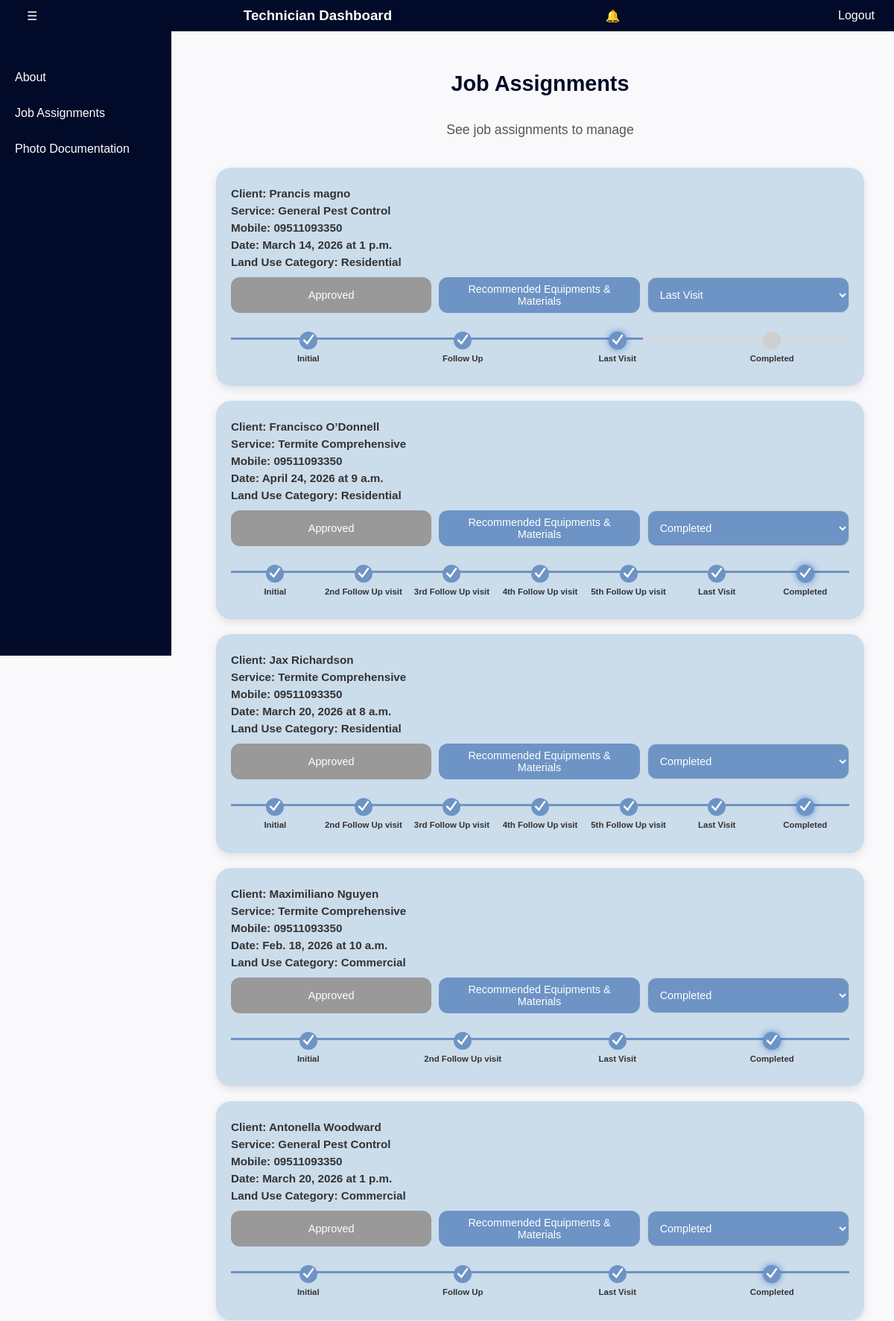
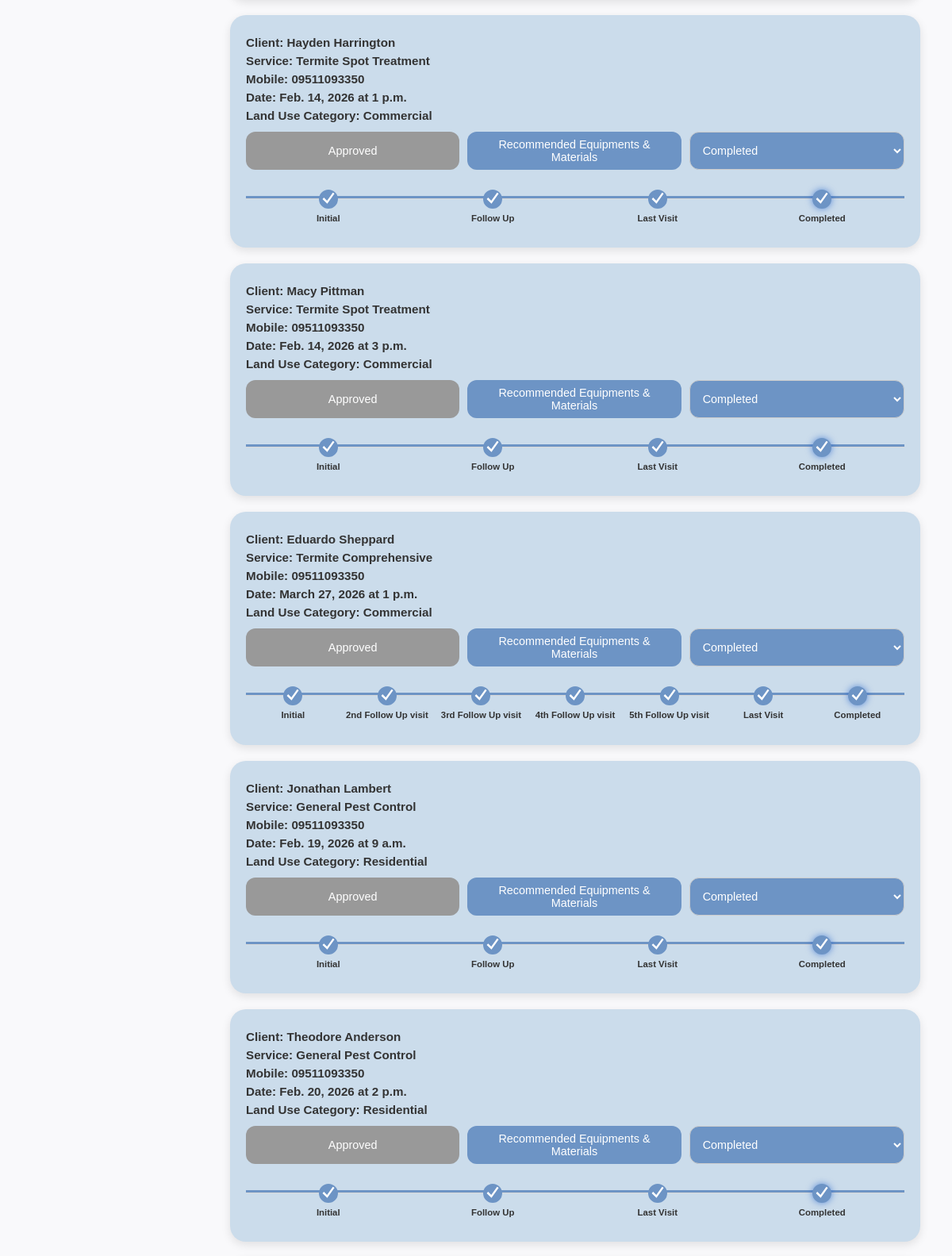
The app's page /verification-route/ (signed in, upper part) with its own data (2 pictures, top to bottom).
### services/models.py (models this page shows, shortened)
class VerificationAssignment(models.Model):
    technician = models.ForeignKey(settings.AUTH_USER_MODEL, on_delete=models.CASCADE)
    appointment = models.ForeignKey(Appointment, on_delete=models.CASCADE, null=True, blank=True)
    assigned_at = models.DateTimeField(auto_now_add=True)
    approval_status = models.CharField(
        max_length=10,
        choices=[('pending', 'pending'), ('approved', 'approved')],
        default='pending'
    )
    progress_status = models.CharField(
        max_length=50,
        blank=True,
        null=True
    )
    inventory_updated = models.BooleanField(default=False)

class Appointment(models.Model):
    user = models.ForeignKey(settings.AUTH_USER_MODEL, on_delete=models.CASCADE, related_name="appointments", null=True, blank=True)
    created_at = models.DateTimeField(auto_now_add=True)
    STATUS_CHOICES = [
        ('Pending', 'Pending'),
        ('Done', 'Done'),
    ]
    client_name = models.CharField(max_length=100)
    client_address = models.TextField()
    land_use_category = models.CharField(
        max_length=50,
        choices=[
            ("Industrial", "Industrial"),
            ("Residential", "Residential"),
            ("Institutional", "Institutional"),
            ("Commercial", "Commercial"),
        ],
        default="Residential"
    )
    email = models.EmailField()
    mobile = models.CharField(max_length=15)
    job_location = models.CharField(max_length=255, blank=True, null=True)
    municipality = models.CharField(max_length=100, blank=True)
    barangay = models.CharField(max_length=100)
    street = models.CharField(max_length=100, blank=True)
    house_number = models.CharField(max_length=50, blank=True)
    total_area = models.DecimalField(max_digits=10, decimal_places=2, null=True, blank=True)
    service = models.CharField(max_length=100)
    date = models.DateField()
    time = models.TimeField()
    contract_period = models.CharField(max_length=100, blank=True)
    payment_method = models.CharField(max_length=50)
    receipt = models.ImageField(upload_to="receipts/", blank=True, null=True)
    estimated_price = models.DecimalField(max_digits=10, decimal_places=2, null=True, blank=True)  # ✅ NEW FIELD
    created_at = models.DateTimeField(auto_now_add=True)
    status = models.CharField(
        max_length=20,
        choices=[("pending", "Pending"), ("in-progress", "In Progress"), ("completed", "Completed")],
        default='Pending'
    )

### services/views.py (the view)
# urls.py: path('verification-route/', views.verification_route, name='verification_route'),
@login_required
@user_passes_test(lambda u: u.is_technician)
def verification_route(request):
    highlight_id = request.GET.get('highlight_id')
    assignments = VerificationAssignment.objects.select_related('technician', 'appointment') \
        .filter(technician=request.user).order_by('-assigned_at')
    return render(request, 'technician_pages/verification_route.html', {
        'assignments': assignments,
        'highlight_id': highlight_id
    })

### services/templates/technician_pages/verification_route.html (shortened to what this page needs)
{% extends 'technician_pages/technician_dashboard.html' %}
{% block content %}
<h1 class="page-title">Job Assignments</h1>
<p class="subtitle">See job assignments to manage</p>
{% if assignments %}
<div class="bubble-container">
  {% for assignment in assignments %}
  <div class="assignment-bubble" id="row-{{ assignment.appointment.id }}"
      style="
        {% if assignment.approval_status == 'approved' %} background-color:#CBDCEB; font-weight:bold;
        {% elif assignment.progress_status %} background-color:#e2e3f3; font-weight:bold;
        {% endif %}
      "
      >
    <div class="bubble-content">
      <p><strong>Client:</strong> {{ assignment.appointment.client_name }}</p>
      <p><strong>Service:</strong> {{ assignment.appointment.service }}</p>
      <p><strong>Mobile:</strong> {{ assignment.appointment.mobile }}</p>
      <p><strong>Date:</strong> {{ assignment.appointment.date }} at {{ assignment.appointment.time }}</p>
      <p><strong>Land Use Category:</strong> {{ assignment.appointment.land_use_category }}</p>
    </div>
    <div class="bubble-actions">
      <button class="approve-btn" data-id="{{ assignment.id }}"
              {% if assignment.approval_status == "approved" %}disabled{% endif %}>
          {% if assignment.approval_status == "approved" %}Approved{% else %}Approve{% endif %}
      </button>
      <button class="equip-btn" data-id="{{ assignment.id }}">Recommended Equipments & Materials</button>
      <select class="category-select" data-id="{{ assignment.id }}"
              {% if assignment.approval_status == "pending" %}disabled{% endif %}>
          {% if assignment.appointment.service == "General Pest Control" %}
            <option value="Last Visit" {% if assignment.progress_status == "Last Visit" %}selected{% endif %}>Last Visit</option>
            <option value="Completed" {% if assignment.progress_status == "Completed" %}selected{% endif %}>Completed</option>
          {% elif assignment.appointment.service == "Termite Comprehensive" %}
            {% if "1" in assignment.appointment.contract_period|lower %}
              <option value="Completed" {% if assignment.progress_status == "Completed" %}selected{% endif %}>Completed</option>
            {% elif "2" in assignment.appointment.contract_period|lower %}
              <option value="Completed" {% if assignment.progress_status == "Completed" %}selected{% endif %}>Completed</option>
            {% endif %}
          {% elif assignment.appointment.service == "Termite Spot Treatment" %}
            <option value="Completed" {% if assignment.progress_status == "Completed" %}selected{% endif %}>Completed</option>
          {% endif %}
      </select>
      </div>
    <div class="progress-tracker" id="progress-{{ assignment.id }}">
      {% if assignment.appointment.service == "General Pest Control" %}
        <div class="step" data-step="Initial Visit">
          <span class="dot"><svg class="checkmark" viewBox="0 0 24 24"><path d="M4 12l6 6 10-14" stroke-width="3" fill="none"/></svg>
          </span> <p>Initial</p></div>
        <div class="step" data-step="Follow Up Visit">
          <span class="dot"><svg class="checkmark" viewBox="0 0 24 24"><path d="M4 12l6 6 10-14" stroke-width="3" fill="none"/></svg>
          </span><p>Follow Up</p></div>
        <div class="step" data-step="Last Visit">
          <span class="dot"><svg class="checkmark" viewBox="0 0 24 24"><path d="M4 12l6 6 10-14" stroke-width="3" fill="none"/></svg>
          </span><p>Last Visit</p></div>
        <div class="step" data-step="Completed">
          <span class="dot"><svg class="checkmark" viewBox="0 0 24 24"><path d="M4 12l6 6 10-14" stroke-width="3" fill="none"/></svg>
          </span><p>Completed</p></div>
      {% elif assignment.appointment.service == "Termite Spot Treatment" %}
        <div class="step" data-step="Initial Visit">
          <span class="dot"><svg class="checkmark" viewBox="0 0 24 24"><path d="M4 12l6 6 10-14" stroke-width="3" fill="none"/></svg>
          </span><p>Initial</p></div>
        <div class="step" data-step="Follow Up Visit">
          <span class="dot"><svg class="checkmark" viewBox="0 0 24 24"><path d="M4 12l6 6 10-14" stroke-width="3" fill="none"/></svg>
          </span><p>Follow Up</p></div>
        <div class="step" data-step="Last Visit">
          <span class="dot"><svg class="checkmark" viewBox="0 0 24 24"><path d="M4 12l6 6 10-14" stroke-width="3" fill="none"/></svg>
          </span><p>Last Visit</p></div>
        <div class="step" data-step="Completed">
          <span class="dot"><svg class="checkmark" viewBox="0 0 24 24"><path d="M4 12l6 6 10-14" stroke-width="3" fill="none"/></svg>
          </span><p>Completed</p></div>
      {% elif assignment.appointment.service == "Termite Comprehensive" %}
        {% if "1" in assignment.appointment.contract_period|lower %}
          <div class="step" data-step="Initial Visit">
            <span class="dot"><svg class="checkmark" viewBox="0 0 24 24"><path d="M4 12l6 6 10-14" stroke-width="3" fill="none"/></svg>
            </span><p>Initial</p></div>
          <div class="step" data-step="2nd Follow Up Visit">
            <span class="dot"><svg class="checkmark" viewBox="0 0 24 24"><path d="M4 12l6 6 10-14" stroke-width="3" fill="none"/></svg>
            </span><p>2nd Follow Up visit</p></div>
          <div class="step" data-step="Last Visit">
            <span class="dot"><svg class="checkmark" viewBox="0 0 24 24"><path d="M4 12l6 6 10-14" stroke-width="3" fill="none"/></svg>
            </span><p>Last Visit</p></div>
          <div class="step" data-step="Completed">
            <span class="dot"><svg class="checkmark" viewBox="0 0 24 24"><path d="M4 12l6 6 10-14" stroke-width="3" fill="none"/></svg>
            </span><p>Completed</p></div>
        {% elif "2" in assignment.appointment.contract_period|lower %}
          <div class="step" data-step="Initial Visit">
            <span class="dot"><svg class="checkmark" viewBox="0 0 24 24"><path d="M4 12l6 6 10-14" stroke-width="3" fill="none"/></svg>
            </span><p>Initial</p></div>
          <div class="step" data-step="2nd Follow Up Visit">
            <span class="dot"><svg class="checkmark" viewBox="0 0 24 24"><path d="M4 12l6 6 10-14" stroke-width="3" fill="none"/</svg>
            </span><p>2nd Follow Up visit</p></div>
          <div class="step" data-step="3rd Follow Up Visit">
            <span class="dot"><svg class="checkmark" viewBox="0 0 24 24"><path d="M4 12l6 6 10-14" stroke-width="3" fill="none"/></svg>
            </span><p>3rd Follow Up visit</p></div>
          <div class="step" data-step="4th Follow Up Visit">
            <span class="dot"><svg class="checkmark" viewBox="0 0 24 24"><path d="M4 12l6 6 10-14" stroke-width="3" fill="none"/></svg>
            </span><p>4th Follow Up visit</p></div>
          <div class="step" data-step="5th Follow Up Visit">
            <span class="dot"><svg class="checkmark" viewBox="0 0 24 24"><path d="M4 12l6 6 10-14" stroke-width="3" fill="none"/></svg>
            </span><p>5th Follow Up visit</p></div>
          <div class="step" data-step="Last Visit">
            <span class="dot"><svg class="checkmark" viewBox="0 0 24 24"><path d="M4 12l6 6 10-14" stroke-width="3" fill="none"/></svg>
            </span><p>Last Visit</p></div>
          <div class="step" data-step="Completed">
            <span class="dot"><svg class="checkmark" viewBox="0 0 24 24"><path d="M4 12l6 6 10-14" stroke-width="3" fill="none"/></svg>
            </span><p>Completed</p></div>
        {% endif %}
      {% endif %}
    </div>
  </div>
  {% endfor %}
</div>
{% else %}
  <p class="no-data">No assignments found!.</p>
{% endif %}
{% endblock %}

### services/templates/technician_pages/technician_dashboard.html (style rules this page uses)
body { margin: 0; font-family: Arial, sans-serif; background-color: #f4f4f4; }

### services/templates/technician_pages/verification_route.html (style rules this page uses)
body { margin: 0; padding: 0; background: #f9f9fb; font-family: Arial, sans-serif; }
.page-title { color: #010A28; text-align: center; padding: 15px; font-size: 1.8em; }
.subtitle { text-align: center; margin-bottom: 20px; font-size: 1.1em; color: #555; }
.bubble-container { display: grid; gap: 20px; padding: 20px; }
.assignment-bubble { background: #fff; border-radius: 20px; padding: 20px; box-shadow: 0 4px 12px rgba(0,0,0,0.1); transition: transform 0.2s ease; }
.bubble-content p { margin: 6px 0; font-size: 0.95em; color: #333; }
.bubble-actions { margin-top: 12px; display: flex; gap: 10px; }
.approve-btn { flex: 0.5; padding: 8px 12px; border: none; border-radius: 12px; cursor: pointer; font-size: 0.9em; transition: background 0.2s ease; }
.approve-btn { background-color: #1055C9; color: white; }
.approve-btn:disabled { background-color: #999; cursor: not-allowed; }
.category-select { flex: 0.5; padding: 8px 12px; border-radius: 12px; border: 1px solid #ccc; font-size: 0.9em; cursor: pointer; color: white; background-color: #6D94C5; }
.progress-tracker { margin-top: 25px; display: flex; justify-content: space-between; position: relative; }
.progress-tracker::before { content: ""; position: absolute; top: 8px; left: 0; right: 0; height: 4px; background: #d8d8d8; z-index: 1; }
.progress-tracker::after { content: ""; position: absolute; top: 8px; left: 0; height: 3px; background: #6D94C5; width: 0%; transition: width 0.4s ease; z-index: 2; }
.step { text-align: center; font-size: 0.95em; width: 100%; position: relative; z-index: 3; }
.step .dot { width: 20px; height: 20px; display: block; margin: 0 auto; border-radius: 50%; background: #cfcfcf; border: 2px solid #cfcfcf; position: relative; transition: 0.3s ease; }
.step.completed .dot { background: #6D94C5; border-color: #6D94C5; }
.step.active .dot { background: #6D94C5; border-color: #6D94C5; box-shadow: 0 0 8px rgba(16,85,201,0.6); }
.checkmark { width: 18px; height: 18px; stroke: white; opacity: 0; transform: scale(0); transform-origin: center; transition: all 0.25s ease-out; }
.step.completed .checkmark { opacity: 1; transform: scale(1.1); }
.step p { margin-top: 6px; font-size: 0.75em; color: #333; }
.progress-tracker { --line-fill: 0%; }
.progress-tracker::after { width: var(--line-fill); }
.equip-btn { flex: 0.5; padding: 8px 12px; border: none; border-radius: 12px; cursor: pointer; font-size: 0.9em; background-color: #6D94C5; color: white; transition: background 0.2s ease; }

### records on screen
VerificationAssignment: appointment.client_name "Prancis magno", appointment.service "General Pest Control", appointment.mobile "09511093350", appointment "March 14, 2026", appointment.time "1 p.m.", appointment.land_use_category "Residential", shows "Approved", progress_status+appointment+id "Last Visit", shows "Initial"
VerificationAssignment: appointment.client_name "Francisco O’Donnell", appointment.service "Termite Comprehensive", appointment.mobile "09511093350", appointment "April 24, 2026", appointment.time "9 a.m.", appointment.land_use_category "Residential", shows "Approved", progress_status+appointment+id "Completed", shows "Initial"
VerificationAssignment: appointment.client_name "Jax Richardson", appointment.service "Termite Comprehensive", appointment.mobile "09511093350", appointment "March 20, 2026", appointment.time "8 a.m.", appointment.land_use_category "Residential", shows "Approved", progress_status+appointment+id "Completed", shows "Initial"
VerificationAssignment: appointment.client_name "Maximiliano Nguyen", appointment.service "Termite Comprehensive", appointment.mobile "09511093350", appointment "Feb. 18, 2026", appointment.time "10 a.m.", appointment.land_use_category "Commercial", shows "Approved", progress_status+appointment+id "Completed", shows "Initial"
VerificationAssignment: appointment.client_name "Antonella Woodward", appointment.service "General Pest Control", appointment.mobile "09511093350", appointment "March 20, 2026", appointment.time "1 p.m.", appointment.land_use_category "Commercial", shows "Approved", progress_status+appointment+id "Completed", shows "Initial"
VerificationAssignment: appointment.client_name "Hayden Harrington", appointment.service "Termite Spot Treatment", appointment.mobile "09511093350", appointment "Feb. 14, 2026", appointment.time "1 p.m.", appointment.land_use_category "Commercial", shows "Approved", progress_status+appointment+id "Completed", shows "Initial"
VerificationAssignment: appointment.client_name "Macy Pittman", appointment.service "Termite Spot Treatment", appointment.mobile "09511093350", appointment "Feb. 14, 2026", appointment.time "3 p.m.", appointment.land_use_category "Commercial", shows "Approved", progress_status+appointment+id "Completed", shows "Initial"
VerificationAssignment: appointment.client_name "Eduardo Sheppard", appointment.service "Termite Comprehensive", appointment.mobile "09511093350", appointment "March 27, 2026", appointment.time "1 p.m.", appointment.land_use_category "Commercial", shows "Approved", progress_status+appointment+id "Completed", shows "Initial"
VerificationAssignment: appointment.client_name "Jonathan Lambert", appointment.service "General Pest Control", appointment.mobile "09511093350", appointment "Feb. 19, 2026", appointment.time "9 a.m.", appointment.land_use_category "Residential", shows "Approved", progress_status+appointment+id "Completed", shows "Initial"
VerificationAssignment: appointment.client_name "Theodore Anderson", appointment.service "General Pest Control", appointment.mobile "09511093350", appointment "Feb. 20, 2026", appointment.time "2 p.m.", appointment.land_use_category "Residential", shows "Approved", progress_status+appointment+id "Completed", shows "Initial"
